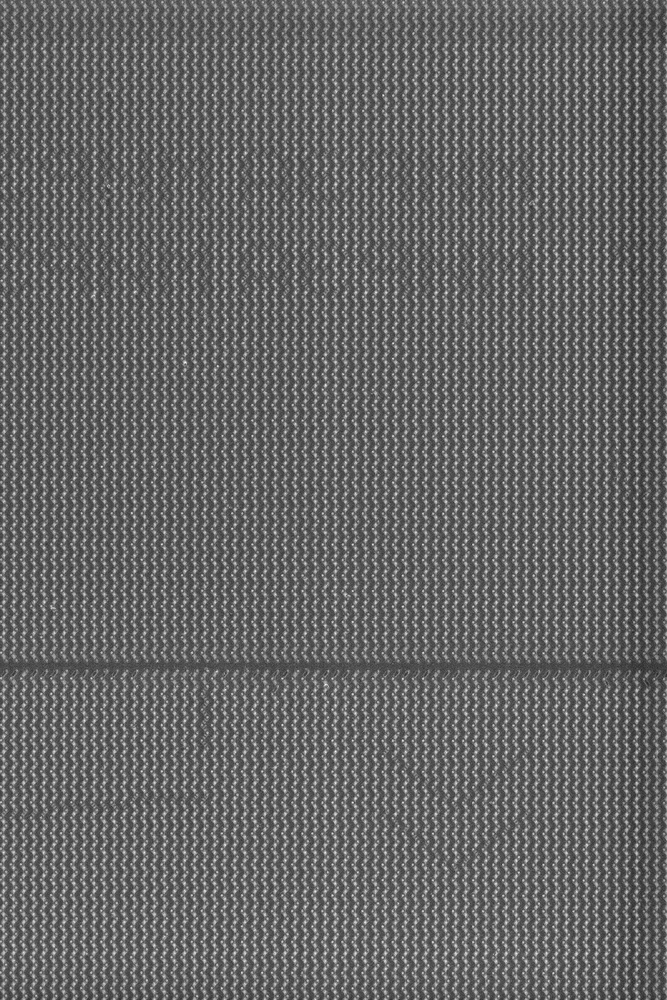
#> input picture opencv/opredelenie teksta na foto/Tile_004-003.jpg, 667 x 1000 px, shrunk from 1024 x 1536 before the run
$ python tran3.py
#> lines starting #> are read from the running program, lines starting #| are printed output that depends on the picture
import cv2

def threshold_otsu():
 img=cv2.imread("Tile_004-003.jpg", 1)
#> img is the input picture: shape (1000, 667, 3); min 36, max 251, mean 102.1
 img2gray=cv2.cvtColor(img,cv2.COLOR_BGR2GRAY)
 ret,final_img=cv2.threshold(img2gray, 70, 150,
 cv2.THRESH_BINARY+cv2.THRESH_OTSU)
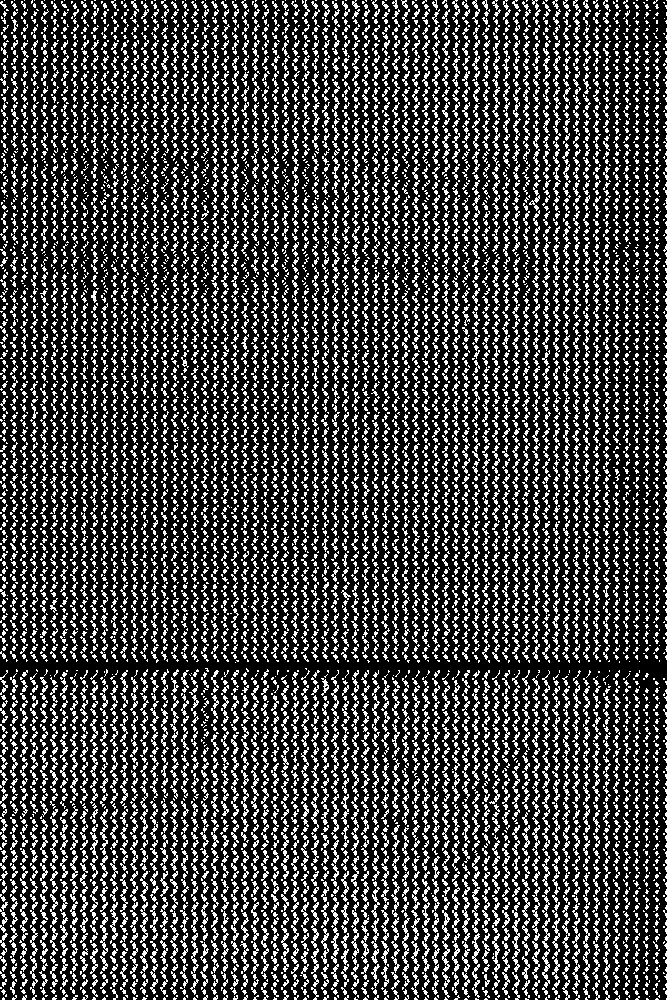
#> final_img: shape (1000, 667); values 0 (black) and 150 (white), 25.3% white in thin lines or dots
#> ret = 118
 cv2.imwrite('thresholded.jpg', final_img)

threshold_otsu()

$ run again, with opencv/opredelenie teksta na foto/Tile_005-004.jpg copied over opencv/opredelenie teksta na foto/Tile_004-003.jpg
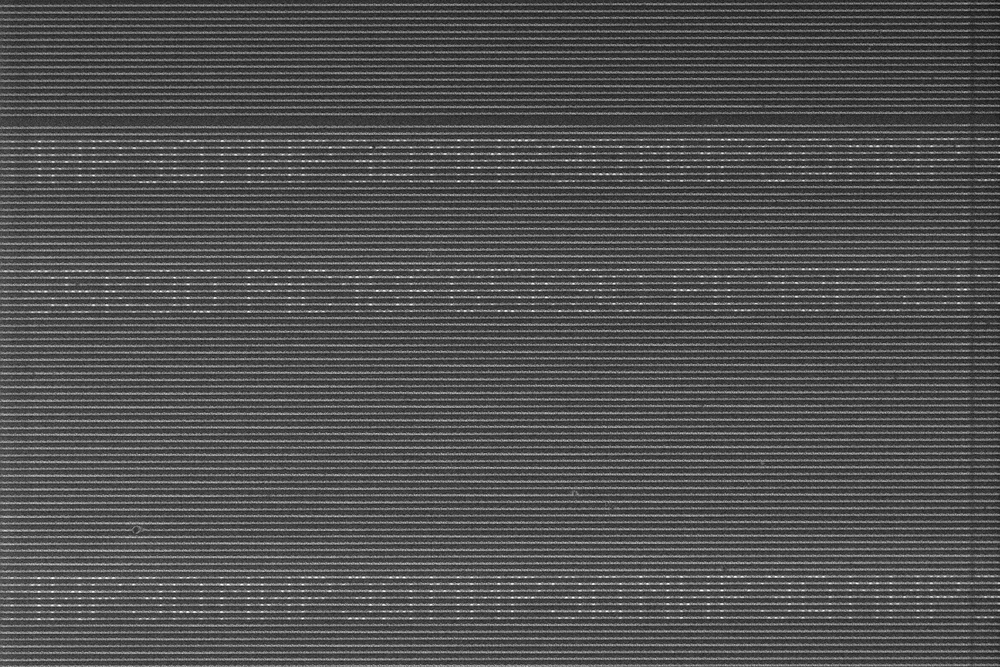
#> input picture opencv/opredelenie teksta na foto/Tile_005-004.jpg, 1000 x 667 px, shrunk from 1536 x 1024 before the run
#> in threshold_otsu, img is the input picture: shape (667, 1000, 3); min 15, max 255, mean 79.8
#> in threshold_otsu, `ret,final_img=cv2.threshold(img2gray, 70, 150, cv2.THRESH_BINARY+cv2.T..`:
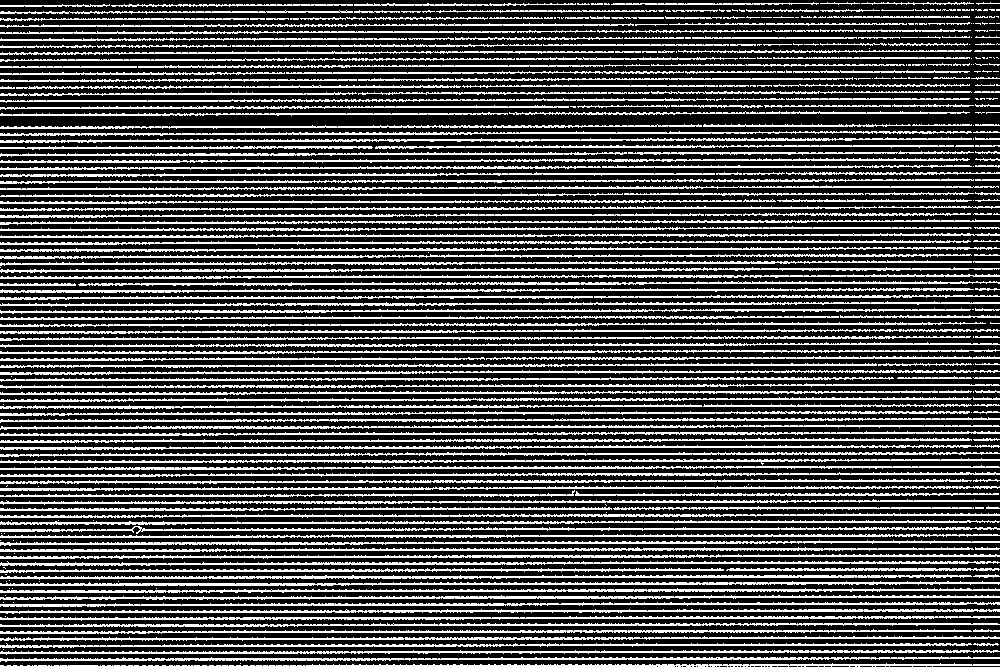
#> final_img: shape (667, 1000); values 0 (black) and 150 (white), 30.6% white in thin lines or dots
#> ret = 92
